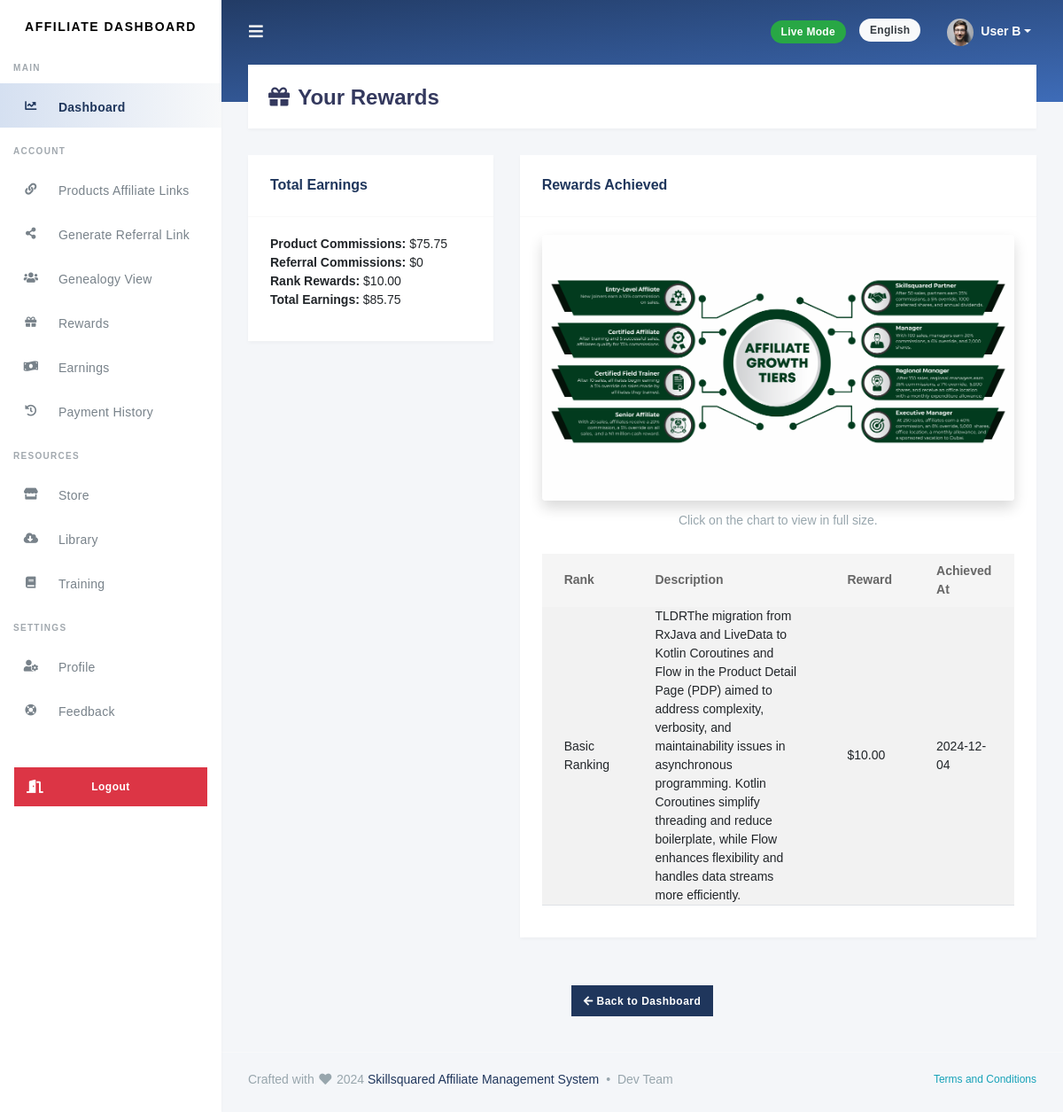
Screenshot of /ranking/rewards/ (signed in) with the database file from the repository.
### ranking/models.py (models this page shows, shortened)
class AffiliateRank(models.Model):
    affiliate = models.OneToOneField(Affiliate, on_delete=models.CASCADE, related_name='rank')
    current_rank = models.ForeignKey(Rank, on_delete=models.SET_NULL, null=True, blank=True)
    achieved_at = models.DateTimeField(auto_now_add=True)

class Rank(models.Model):
    title = models.CharField(max_length=100, unique=True)
    description = models.TextField(null=True, blank=True)
    logo = models.ImageField(upload_to='rank_logos/', null=True, blank=True)
    node_color = models.CharField(max_length=7, default="#000000")  # Hex color code
    min_personal_referrals = models.PositiveIntegerField(default=0)
    min_total_referrals = models.PositiveIntegerField(default=0)
    reward = models.DecimalField(max_digits=10, decimal_places=2, default=0.0)
    personal_referral_commission = models.DecimalField(max_digits=5, decimal_places=2, default=5.0)  # %
    initial_level_commission = models.DecimalField(max_digits=5, decimal_places=2, default=5.0)  # %
    renewal_level_commission = models.DecimalField(max_digits=5, decimal_places=2, default=5.0)  # %
    admin_note = models.TextField(null=True, blank=True)
    is_active = models.BooleanField(default=True)  # Rank visibility

### ranking/views.py (the view)
# urls.py: path('rewards/', views.view_rewards, name='view_rewards'),  # Rewards view
@login_required
def view_rewards(request):
    affiliate = request.user.affiliate
    rewards = AffiliateRank.objects.filter(affiliate=affiliate).select_related('current_rank')
    product_commissions = ProductPurchase.objects.filter(affiliate=affiliate).aggregate(
        total=Sum('commission_earned')
    )['total'] or 0
    referral_commissions = Referral.objects.filter(affiliate=affiliate).aggregate(
        total=Sum('commission_earned')
    )['total'] or 0
    rank_rewards = sum(reward.current_rank.reward for reward in rewards if reward.current_rank)
    total_earnings = product_commissions + referral_commissions + rank_rewards
    return render(
        request,
        'affiliates/rewards.html',
        {
            'rewards': rewards,
            'product_commissions': product_commissions,
            'referral_commissions': referral_commissions,
            'rank_rewards': rank_rewards,
            'total_earnings': total_earnings,
        },
    )

### templates/affiliates/rewards.html
{% extends 'base.html' %}
{% load static %}
{% block content %}
<div class="section-header">
    <h1><i class="fa fa-fw fa-gift"></i> Your Rewards</h1>
</div>
<div class="section-body">
    <div class="row">
        <div class="col-md-4">
            <div class="card">
                <div class="card-header">
                    <h4>Total Earnings</h4>
                </div>
                <div class="card-body">
                    <ul class="list-unstyled">
                        <li>
                            <strong>Product Commissions:</strong> ${{ product_commissions }}
                        </li>
                        <li>
                            <strong>Referral Commissions:</strong> ${{ referral_commissions }}
                        </li>
                        <li>
                            <strong>Rank Rewards:</strong> ${{ rank_rewards }}
                        </li>
                        <li>
                            <strong>Total Earnings:</strong> ${{ total_earnings }}
                        </li>
                    </ul>
                </div>
            </div>
        </div>
        <div class="col-md-8">
            <div class="card">
                <div class="card-header">
                    <h4>Rewards Achieved</h4>
                </div>
                <div class="card-body">
                     <div class="text-center mb-4">
                        <a href="{% static 'assets/image/reward_chart.png' %}" target="_blank">
                            <img src="{% static 'assets/image/reward_chart.png' %}" alt="Reward Chart" class="img-fluid rounded shadow">
                        </a>
                        <p class="mt-2 text-muted">Click on the chart to view in full size.</p>
                    </div>
                    {% if rewards %}
                        <table class="table table-striped">
                            <thead>
                                <tr>
                                    <th>Rank</th>
                                    <th>Description</th>
                                    <th>Reward</th>
                                    <th>Achieved At</th>
                                </tr>
                            </thead>
                            <tbody>
                                {% for reward in rewards %}
                                    <tr>
                                        <td>{{ reward.current_rank.title }}</td>
                                        <td>{{ reward.current_rank.description }}</td>
                                        <td>${{ reward.current_rank.reward }}</td>
                                        <td>{{ reward.achieved_at|date:"Y-m-d" }}</td>
                                    </tr>
                                {% endfor %}
                            </tbody>
                        </table>
                    {% else %}
                        <p class="text-muted">You have not achieved any rewards yet. Keep working towards your goals!</p>
                    {% endif %}
                </div>
            </div>
        </div>
    </div>
    <div class="row mt-4">
        <div class="col-md-12 text-center">
            <a href="{% url 'affiliate_dashboard' %}" class="btn btn-primary">
                <i class="fa fa-arrow-left"></i> Back to Dashboard
            </a>
        </div>
    </div>
</div>
{% endblock %}

### static/css/custom.css (style rules this page uses)
::placeholder { font-size: 0.9em; font-family: "Segoe UI", "Georgia", "Helvetica", Arial; color: #bebebe !important; }

### rows the page displays
AffiliateRank: current_rank "Basic Ranking", current_rank.description "TLDRThe migration from RxJava and LiveData to Kotlin Coroutines and Flow in the Product Detail Page (PDP) aimed to address complexity, verbosity, and maintainability issues in asynchronous programming. Kotlin Coroutines simplify threading and reduce boilerplate, while Flow enhances flexibility and handles data streams more efficiently.", current_rank.reward "10.00", achieved_at "2024-12-04"

### other values shown
{{ product_commissions }} "75.75"
{{ referral_commissions }} "0"
{{ rank_rewards }} "10.00"
{{ total_earnings }} "85.75"
